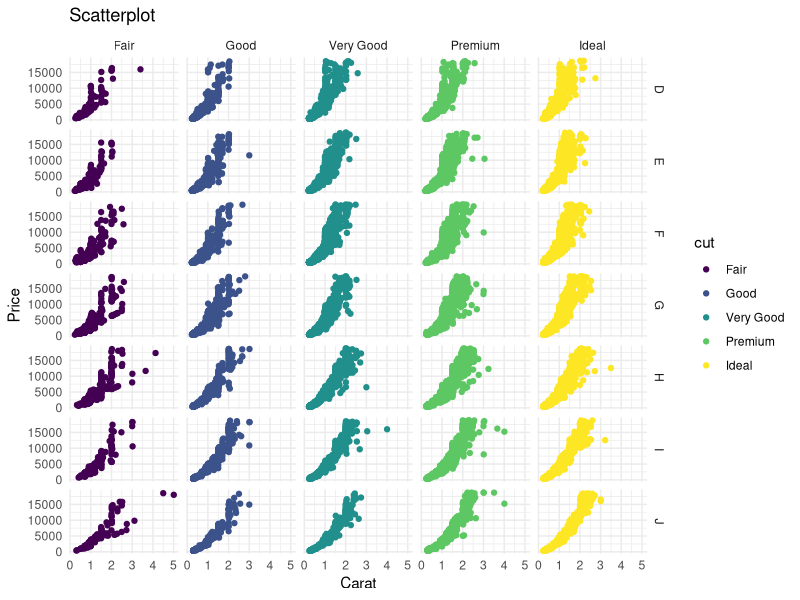

This figure's R source: (Note: this script raises an error after producing the figure.)
## ---- chunk 1
library(ggplot2)
library(readr)
## ---- chunk 2
ggplot(diamonds,aes(x=carat,y=price,colour = cut)) +
  geom_point() +
  facet_grid(color~cut) +
  labs(title = "Scatterplot", x="Carat",y="Price") +
  theme_minimal()
## ---- chunk 3
patient.data.cleaned
## ---- chunk 4
df <- patient.data.cleaned
df
## ---- chunk 5
ggplot(df,aes(x=BMI,y=Weight,color=Height)) +
  geom_point() +
  facet_grid(Sex~Smokes)
## ---- chunk 6
ggplot(df,aes(x=Smokes,y=BMI,fill = Sex)) +
  geom_boxplot(color="black") +
  facet_grid(~Age)
